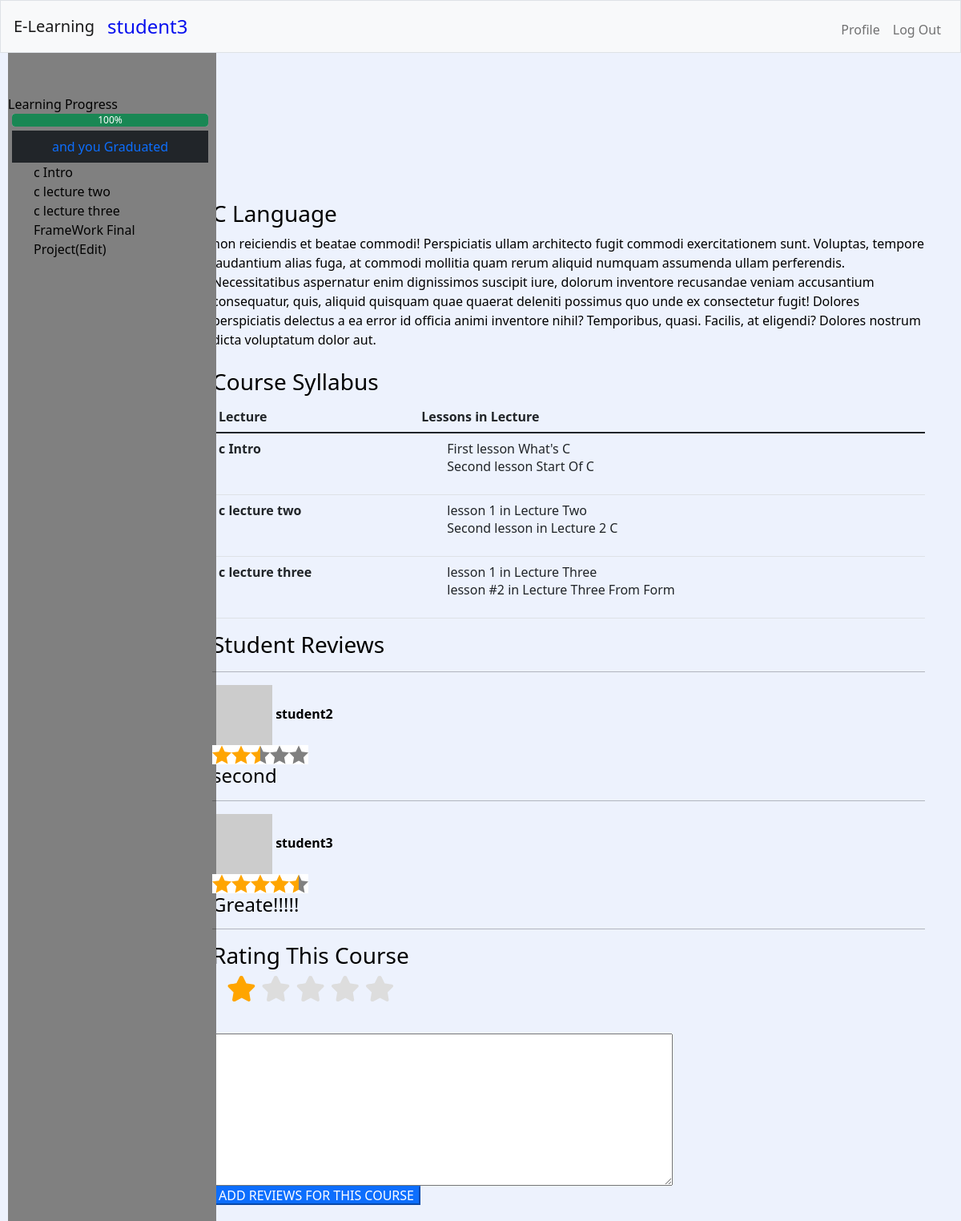
The app's page /lectures/1 (signed in) with its own data.
### elearning/models.py (models this page shows, shortened)
class User(AbstractUser):
    cat = (
        ('Student', 'student'),
        ('Teacher', 'teacher'),
        ('Admin', 'admin'),
    )
    type = models.CharField(max_length=200, null=True, choices=cat)
    image = models.URLField(
        null=True, default='https://via.placeholder.com/150x150/FFFF00/000000/?text=User+IMG')

class Lecture(models.Model):
    lecture_id = models.AutoField(primary_key=True)
    course_id = models.ManyToManyField(Course, related_name='lectures')
    lecture_title = models.CharField(max_length=100)
    video_url = models.CharField(max_length=200, default="", blank=True)
    image_url = models.CharField(max_length=200, default="", blank=True)
    slide_url = models.CharField(max_length=200, default="", blank=True)
    doc_url = models.CharField(max_length=200, default="", blank=True)

class Final_project(models.Model):
    course_id = models.ManyToManyField(Course, related_name='final')
    title = models.CharField(max_length=100, default='Final')
    description = models.TextField(max_length=1000)
    video1_url = models.CharField(max_length=200, default="", blank=True)
    image1_url = models.CharField(max_length=200, default="", blank=True)
    video2_url = models.CharField(max_length=200, default="", blank=True)
    image2_url = models.CharField(max_length=200, default="", blank=True)

class Course(models.Model):
    course_id = models.AutoField(primary_key=True, default=from_364)
    course_title = models.CharField(max_length=100)
    describe = models.TextField(max_length=700, blank=True)
    image_url = models.CharField(
        max_length=200, default="https://images2.imgbox.com/bd/3b/gdhTkjgA_o.jpg", blank=True)
    video_url = models.CharField(max_length=200, default="", blank=True)
    categorys = models.ManyToManyField(Category, blank=True)
    best_seller = models.BooleanField(default=False)
    start_price = models.FloatField(default=0)
    video_lenght = models.FloatField(default=0)
    price = models.FloatField(blank=True)
    teacher = models.ManyToManyField(
        User, blank=True, related_name='mycourses')
    teachers = models.ManyToManyField(
        User, blank=True, related_name='assist_in')

class Lesson(models.Model):
    course_id = models.ManyToManyField(Course, related_name='lessons')
    lecture_id = models.ManyToManyField(Lecture, related_name='lesson')
    lesson_title = models.CharField(max_length=100)
    video_url = models.CharField(max_length=200, default="", blank=True)
    image_url = models.CharField(max_length=200, default="", blank=True)
    slide_url = models.CharField(max_length=200, default="", blank=True)
    doc_url = models.CharField(max_length=200, default="", blank=True)

class Enroll(models.Model):
    types = (
        ('free', 'free'),
        ('visa', 'visa'),
        ('paypal', 'paypal'),)
    username = models.ManyToManyField(User, related_name='mylessons')
    course_id = models.ManyToManyField(Course, related_name='students')
    payment_type = models.CharField(max_length=50, choices=types)
    rate_scale = models.FloatField(max_length=5, blank=True, null=True)
    review = models.TextField(max_length=300, blank=True, null=True)
    complete_status = models.BooleanField(default=False, null=True)

### elearning/views.py (the view)
# urls.py: path("lectures/<int:id>", views.lectures, name="lectures"),
@csrf_exempt
@login_required(login_url='login')
def lectures(request, id):
    u_id = request.user.id
    userobj = User.objects.filter(Q(pk=u_id))
    user = Enroll.objects.filter(course_id=id, username__id__in=userobj)
    leccount = Lecture.objects.filter(course_id=id).count()
    lescount = Lesson.objects.filter(course_id=id).count()
    lesstatus = Lessonstatus.objects.filter(
        course_id=id, student__id__in=userobj).count()
    final = Final_project.objects.filter(course_id=id).first()
    total = 0
    finalstatus = 0
    if final:
        total = (lescount+leccount+1)
    else:
        total = lescount+leccount
    try:
        finalstatus = Final_submission.objects.filter(
            final_id=final.id, user_id__id__in=userobj).count()
    except:
        print(finalstatus)
    status = int((((int(lesstatus)-1) + int(finalstatus))/int(total-1))*100)
    message = ''
    if not user:
        message = 'Only Enrolling Students can watch this courss'
    lectures = Lecture.objects.filter(course_id=id).prefetch_related(
        'discuss', Prefetch('asks', queryset=Questions.objects.filter(lesson_id__isnull=True)), Prefetch('lecturestate', queryset=Lessonstatus.objects.filter(student__id__in=userobj.all())), 'lesson', 'lecture_assignment')
    course = Course.objects.filter(course_id=id).annotate(rates=Sum('students__rate_scale'), raters=Count('students__rate_scale')).prefetch_related(
        'students', 'lectures', 'lessons', 'final').first()
    comments = Enroll.objects.filter(
        course_id=id).exclude(rate_scale__isnull=True)
    grade = Enroll.objects.filter(
        course_id=id, username=u_id, complete_status=True)
    return render(request, "elearning/lecture.html", {
        'id': id,
        'course': course,
        'comments': comments,
        'lectures': lectures,
        'message': message,
        'status': status,
        'grade': grade,
    })

### elearning/templates/elearning/lecture.html (shortened to what this page needs)
{% extends "elearning/base.html" %}
{% load static %}
{% block script %}
<link rel="stylesheet" href="{% static 'elearning/css/lecture.css' %}">
{% endblock %}
{% block main %}
{% if message %}
{{message}}
you can Enroll in This course from <a href="/course/{{id}}">Here</a>
{% else %}
<div class="course">
    <div class="box">
        <aside id="aside">
            <p>Learning Progress</p>
            {% if status == 0 %}
            <div class="progress" style=" margin-left: 5px;">
                <div style="width:100%" class="progress-bar bg-danger" role="progressbar" aria-valuenow="{{status}}"
                    aria-valuemin="0" aria-valuemax="100">
                    {{status}}% </div>
            </div>
            {% else %}
            <div class="progress" style=" margin-left: 5px;">
                <div style="width:{{ status }}%" class="progress-bar bg-success " role="progressbar"
                    aria-valuenow="{{status}}" aria-valuemin="0" aria-valuemax="100">
                    {{status}}% </div>
            </div>
            {% if status == 100 and grade %}
            <a style="margin-left: 5px;margin-top: 5px; text-align:center;"
                href="/grade/{{course.course_id}}/{{user.id}}" class="nav-link bg-dark text-primary"> and you Graduated
            </a>
            {%endif%}
            {% endif %}
            <ul>
                {% for l in lectures %}
                <li class="lecture" data-course_id="{{id}}" value="{{l.lecture_id}}"> {{l.lecture_title}}
                </li>
                {% endfor %}
                {% if course.final.all %}
                <div class="final">
                    {% for f in course.final.all %}
                    <li>
                        {{f.title}}
                    </li>
                    {% endfor %}
                </div>
                {% endif %}
            </ul>
        </aside>
        <section id="lecture-section">
            <div class="img">
                <iframe id="details_player" src="{{course.video_url}}" width="48%" frameborder="0"
                    allow="autoplay; fullscreen" allowfullscreen>
                </iframe>
            </div>
            <div class="course_block">
                <h3>{{course.course_title}}</h3>
                <p>{{course.describe}}</p>
                <br>
            </div>
            <h3>Course Syllabus</h3>
            <div class="table-responsive">
                <table class="table">
                    <thead>
                        <tr>
                            <th scope="row">Lecture</th>
                            <th scope="row">Lessons in Lecture</th>
                        </tr>
                    </thead>
                    <tbody>
                        {% for l in lectures %}
                        <tr>
                            <th scope="row">
                                <p>{{l.lecture_title}}</p>
                            </th>
                            <td>
                                <ul>
                                    {% for x in l.lesson.all %}
                                    <li>{{x.lesson_title}}</li>
                                    {% endfor %}
                                </ul>
                            </td>
                        </tr>
                        {% endfor %}
                    </tbody>
                </table>
            </div>
            <div class="course_reviews">
                <h3> Student Reviews</h3>
                <hr>
                {% for c in comments %}
                <div class="r-block">
                    {% for t in c.username.all %}
                    <img src="{{t.image}}" alt="Student" width="75px">
                    <strong>{{t.username}}</strong>
                    {% endfor %}
                    <span>
                        <div class="rating">
                            <progress class="rating-bg" value="{{c.rate_scale}}" max="5"></progress>
                            <svg>
                                <use xlink:href="#fivestars" />
                            </svg>
                        </div>
                    </span>
                    <h4>{{c.review}}</h4>
                </div>
                <hr>
                {% endfor %}
                <h3>Rating This Course</h3>
                <div class="stars">
                    <div class="rating-group">
                        <label aria-label="0 stars" class="rating__label" for="rating2-0">&nbsp;</label>
                        <label aria-label="0.5 stars" class="rating__label rating__label--half" for="rating2-05"><i
                                class="rating__icon rating__icon--star fa fa-star-half"></i></label>
                        <label aria-label="1 star" class="rating__label" for="rating2-10"><i
                                class="rating__icon rating__icon--star fa fa-star"></i></label>
                        <label aria-label="1.5 stars" class="rating__label rating__label--half" for="rating2-15"><i
                                class="rating__icon rating__icon--star fa fa-star-half"></i></label>
                        <label aria-label="2 stars" class="rating__label" for="rating2-20"><i
                                class="rating__icon rating__icon--star fa fa-star"></i></label>
                        <label aria-label="2.5 stars" class="rating__label rating__label--half" for="rating2-25"><i
                                class="rating__icon rating__icon--star fa fa-star-half"></i></label>
                        <label aria-label="3 stars" class="rating__label" for="rating2-30"><i
                                class="rating__icon rating__icon--star fa fa-star"></i></label>
                        <label aria-label="3.5 stars" class="rating__label rating__label--half" for="rating2-35"><i
                                class="rating__icon rating__icon--star fa fa-star-half"></i></label>
                        <label aria-label="4 stars" class="rating__label" for="rating2-40"><i
                                class="rating__icon rating__icon--star fa fa-star"></i></label>
                        <label aria-label="4.5 stars" class="rating__label rating__label--half" for="rating2-45"><i
                                class="rating__icon rating__icon--star fa fa-star-half"></i></label>
                        <label aria-label="5 stars" class="rating__label" for="rating2-50"><i
                                class="rating__icon rating__icon--star fa fa-star"></i></label>
                    </div>
                </div>
                <br>
                <div class="addreviews">
                    <form action="{% url 'addreview' id %}" method="POST">
                        <textarea name="review" id="" cols="60" rows="10"></textarea>
                        <button class="btn-primary" type="submit"> ADD REVIEWS FOR THIS COURSE</button>
                    </form>
                </div>
            </div>
        </section>
    </div>
</div>
{% endif %}
{% endblock %}

### elearning/templates/elearning/base.html (shortened to what this page needs)
{% load static %}
<html lang="en">
<head>
    <link href="{% static 'elearning/css/bootstrap.min.css' %}" rel="stylesheet">
    <link href="{% static 'elearning/css/normalize.css' %}" rel="stylesheet">
    <link href="{% static 'elearning/css/all.min.css' %}" rel="stylesheet">
    <link rel="stylesheet" href="{% static 'elearning/css/styles.css' %}">
    <link href="https://vjs.zencdn.net/7.18.1/video-js.css" rel="stylesheet" />
    {% block script %}{% endblock %}
</head>
<body>
    <nav class="navbar navbar-expand-md navbar-light bg-light border">
        <a class="navbar-brand" href="/">E-Learning</a>
        <span style="color: rgb(7, 15, 238);font-size: 24px;">{{request.user.username}}</span>
        <div class="collapse navbar-collapse" id="navbar">
            {% if request.user.id %}
            <ul class="navbar-nav mr-auto mt-2">
                <li class="nav-item"><a class="nav-link" href="/profile/{{request.user.id}}">Profile</a></li>
            </ul>
            <ul class="navbar-nav ml-auto mt-2">
                <li class="nav-item"><a class="nav-link" href="/logout">Log Out</a></li>
            </ul>
            {% else %}
            <ul class="navbar-nav ml-auto mt-2">
                <li class="nav-item"><a class="nav-link" href="/register">Register</i></a>
                </li>
                <li class="nav-item"><a class="nav-link" href="/login">Log In</a></li>
            </ul>
            {% endif %}
        </div>
    </nav>
    <div class="container">
        {% block main %}{% endblock %}
    </div>
</body>
</html>

### elearning/static/elearning/css/styles.css (style rules this page uses)
* { box-sizing: border-box; }
body { margin: 0; padding: 0; background: #edf2fd; color: black; }
ul { list-style: none; }
p { margin: 0; }
.container { margin-top: 70px; padding-left: 15px; padding-right: 15px; margin-left: auto; margin-right: auto; min-height: 97px; }
.navbar { position: fixed; top: 0; width: 100%; display: flex; flex-wrap: wrap; align-items: center; justify-content: space-between; justify-items: center; padding: 0.5rem 1rem; z-index: 3; }
#navbar { justify-content: flex-end; }
.box { display: flex; margin-top: 100px; }
#aside { position: fixed; top: 0; padding-top: 118px; padding-bottom: 0; padding-right: 10px; height: 100%; max-width: 260px; background-color: transparent; left: 10px; overflow: scroll; background: gray; }
#aside ul li { cursor:pointer; }
#lecture-section { width: 100%; margin-left: 220px; padding-top: 0px; }
#lecture-section iframe { width: 100%; }
.rating { width: 120px; height: 24px; position: relative; background-color: gray; }
.rating progress.rating-bg { -webkit-appearance: none; -moz-appearence: none; appearance: none; border: none; display: inline-block; height: 24px; width: 100%; color: orange; }
.rating svg { position: absolute; top: 0; left: 0; width: 100%; height: 100%; }
.addreviews form { display: flex; flex-direction: column; align-items: flex-start; margin-bottom: 20px; }

### elearning/static/elearning/css/lecture.css (style rules this page uses)
.rating-group { display: inline-flex; }
.rating__icon { pointer-events: none; }
.rating__label { cursor: pointer; padding: 0 0.1em; font-size: 2rem; }
.rating__label--half { padding-right: 0; margin-right: -1.2em; z-index: 2; }
.rating__icon--star { color: orange; }
.rating__input:checked~.rating__label .rating__icon--star { color: #ddd; }

### records on screen
User: user.username "student3", username "student3"
Lecture: {{ id }} 1 (drawn), lecture_title "c Intro"
Lecture: {{ l.lecture_id }} 2 (drawn), lecture_title "c lecture two"
Lecture: {{ l.lecture_id }} 3 (drawn), lecture_title "c lecture three"
Final_project: title "FrameWork Final Project(Edit)"
Course: course_title "C Language", describe "non reiciendis et beatae commodi! Perspiciatis ullam architecto fugit commodi exercitationem sunt. Voluptas, tempore laudantium alias fuga, at commodi mollitia quam rerum aliquid numquam assumenda ullam perferendis. Necessitatibus aspernatur enim dignissimos suscipit iure, dolorum inventore recusandae veniam accusantium consequatur, quis, aliquid quisquam quae quaerat deleniti possimus quo unde ex consectetur fugit! Dolores perspiciatis delectus a ea error id officia animi inventore nihil? Temporibus, quasi. Facilis, at eligendi? Dolores nostrum dicta voluptatum dolor aut."
Lesson: lesson_title "First lesson What's C"
Lesson: lesson_title "Second lesson Start Of C"
Lesson: lesson_title "lesson 1 in Lecture Two"
Lesson: lesson_title "Second lesson in Lecture 2 C"
Lesson: lesson_title "lesson 1 in Lecture Three"
Lesson: lesson_title "lesson #2 in Lecture Three From Form"
Enroll: rate_scale 2.5 (drawn), review "second"
User: username "student2"
Enroll: rate_scale 4.5 (drawn), review "Greate!!!!!"

### other values on screen
{{ status }} "100"
